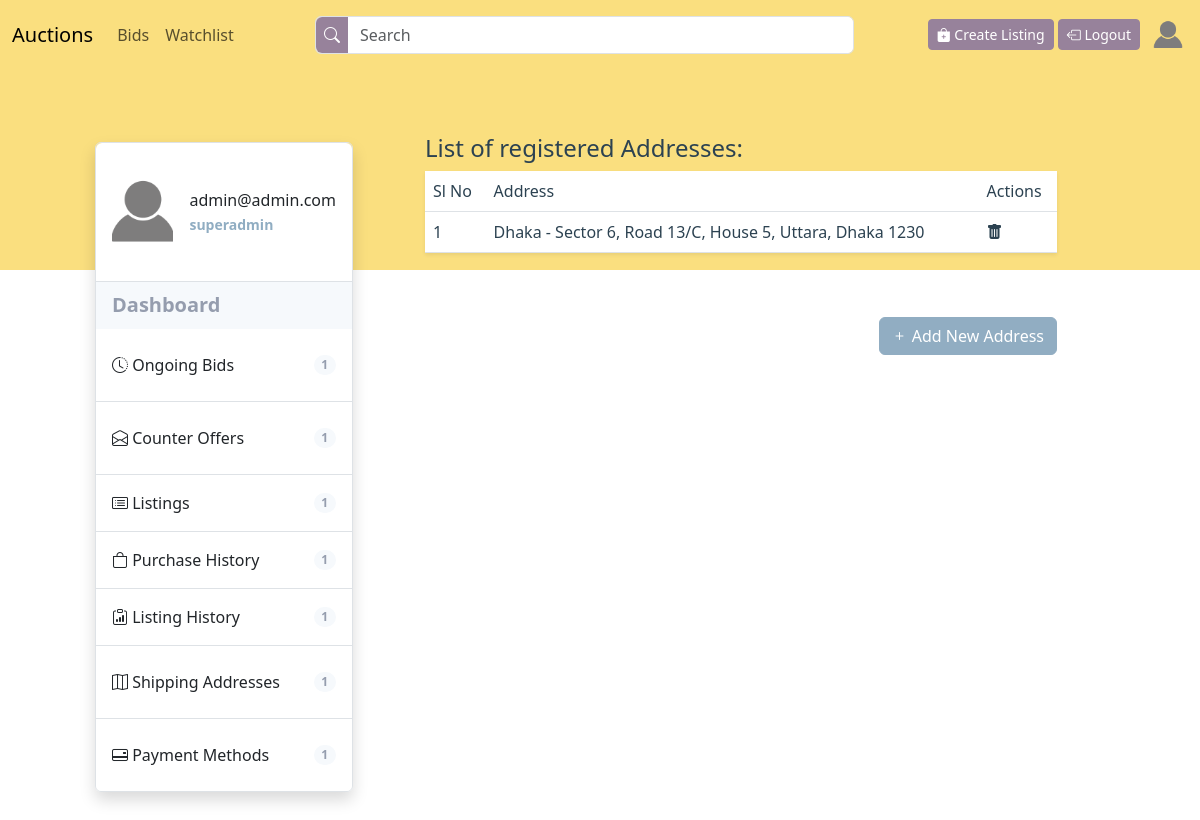
Before: /users/shipping-addresses (signed in) with the older database file.
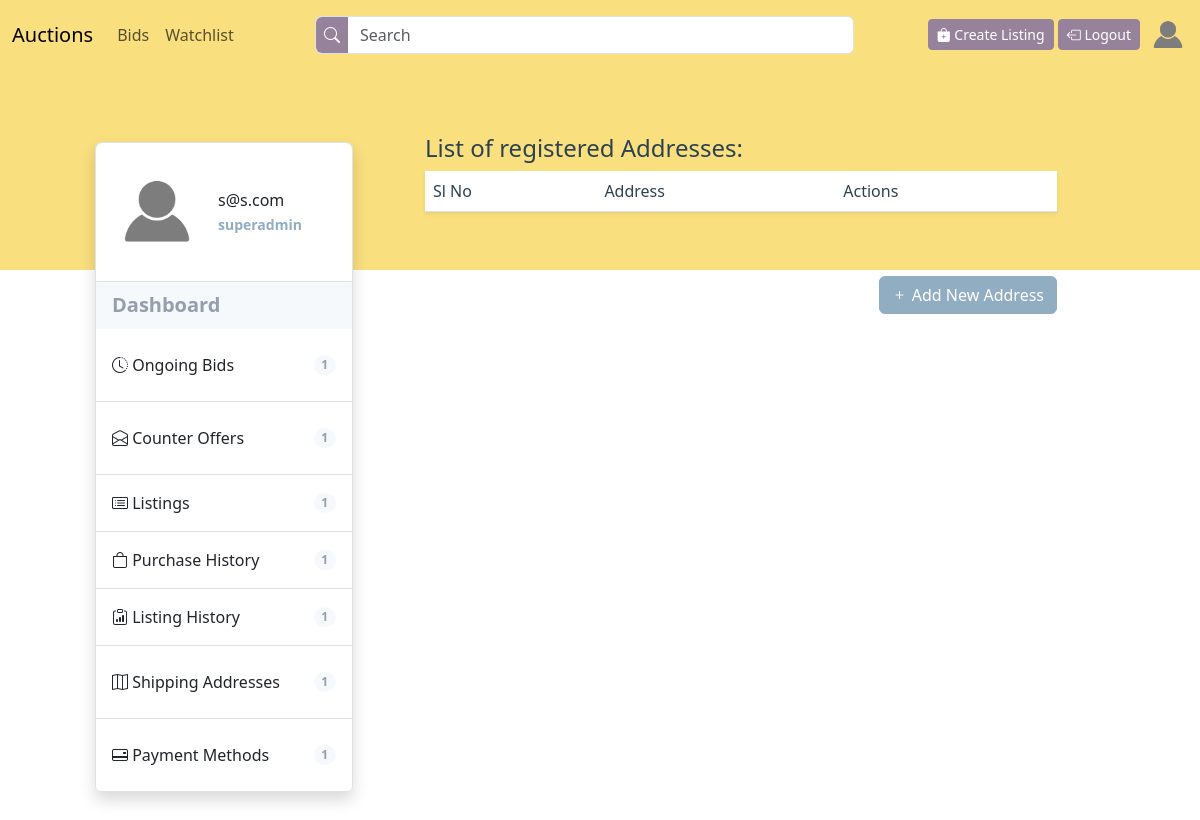
After: the same page with the newer database file.
### users/models.py (models this page shows, shortened)
class User(AbstractUser):
    email = models.EmailField(unique=True)
    watchlist = models.ManyToManyField(
        'auctions.Listing')
    is_oauth_registered = models.BooleanField(default=False)
    display_picture = models.ImageField(
        upload_to='display-pictures/', max_length=250, default='display-pictures/default-dp.png')
    email_verification_token = models.CharField(
        max_length=200, null=True, blank=True)
    forget_password_token = models.CharField(
        max_length=200, null=True, blank=True)
    previous_email = models.EmailField(null=True, default=None)

class Address(models.Model):
    class City(models.TextChoices):
        DHAKA = 'D', _('Dhaka')
        CHITTAGONG = 'C', _('Chittagong')
        RAJSHAHI = 'R', _('Rajshahi')
        KHULNA = 'K', _('Khulna')
        BARISAL = 'B', _('Barisal')
        SYLHET = 'S', _('Sylhet')
        RANGPUR = 'RG', _('Rangpur')
        MYMENSING = 'M', _('Mymensing')
    user = models.ForeignKey(User, on_delete=models.CASCADE)
    address_line_1 = models.CharField(max_length=500)
    address_line_2 = models.CharField(max_length=500)
    city = models.CharField(
        max_length=256, choices=City.choices, default=City.DHAKA)
    def __str__(self):
        return f"{self.get_city_display()} - {self.address_line_1}, {self.address_line_2}"

### users/views.py (the view)
# urls.py: path('shipping-addresses', views.view_shipping_address,
@login_required(login_url=settings.LOGIN_URL)
def view_shipping_address(request):
    addresses = Address.objects.filter(user=request.user)
    return render(request, 'users/shipping-addresses.html',
                  {'addresses': addresses}
                  )

### users/templates/users/shipping-addresses.html (shortened to what this page needs)
{% extends "users/profile-layout.html" %}
{% block child%}
<h4 class="header-4 user-pages-header">List of registered Addresses:</h4>
<table class="table table-hover shadow-sm" id="shipping-address-table">
    <thead class="align-top table-header">
        <tr>
            <th scope="col">Sl No</th>
            <th scope="col">Address</th>
            <th scope="col">Actions</th>
        </tr>
    </thead>
    <tbody>
        {% for address in addresses%}
        <tr class="lead fs-6 align-middle">
            <td>{{forloop.counter}}</td>
            <td>{{address}}</td>
            <td><a onclick="confirmShippingAddressDelete({{ address.id }})"><i class="bi bi-trash-fill"></i></a></td>
        </tr>
        {% endfor %}
    </tbody>
</table>
<a class="btn btn-primary float-end mt-5" href="{% url 'add_shipping_address' %}"><i class="bi bi-plus"></i> Add New
    Address</a>
{% endblock child %}

### users/templates/users/profile-layout.html (shortened to what this page needs)
{% extends "auctions/layout.html" %}
{% block body %}
<div class="container-fluid p-5 overlap-container">
    <div class="row align-items-start justify-content-center">
        <div class="col-xl-3 col-12 mt-xl-4 mt-4">
            <ul class="list-group list-group-flush border rounded shadow">
                <li class="list-group-item d-flex justify-content-start align-items-center py-4 border-none">
                    <img src="{{user.display_picture.url}}" class="thumbnail-image">
                    <div class="ms-3 fw-medium">
                        {{request.user.email}}
                        <br>
                        <small class="fw-bold highlighted-text">{{request.user.username}}</small>
                    </div>
                </li>
                <li class="list-group-item list-bg d-flex justify-content-between align-items-center fw-bold lead">
                    Dashboard
                </li>
                <li class="list-group-item list">
                    <a class="d-flex justify-content-between align-items-center lead py-3 fs-6"
                        href="{% url 'ongoing-bids' %}">
                        <span><i class="bi bi-clock-history"></i> Ongoing Bids</span>
                        <span class="badge badge-bd rounded-pill">1</span>
                    </a>
                </li>
                <li class="list-group-item list">
                    <a class="d-flex justify-content-between align-items-center lead py-3 fs-6"
                        href="{% url 'counter-offers' %}">
                        <span><i class="bi bi-envelope-open"></i> Counter Offers</span>
                        <span class="badge badge-bd rounded-pill">1</span>
                    </a>
                </li>
                <li class="list-group-item list d-flex justify-content-between align-items-center lead py-3 fs-6">
                    <span><i class="bi bi-card-list"></i> Listings </span>
                    <span class="badge badge-bd rounded-pill">1</span>
                </li>
                <li class="list-group-item list d-flex justify-content-between align-items-center lead py-3 fs-6">
                    <span><i class="bi bi-bag"></i> Purchase History</span>
                    <span class="badge badge-bd rounded-pill">1</span>
                </li>
                <li class="list-group-item list d-flex justify-content-between align-items-center lead py-3 fs-6">
                    <span><i class="bi bi-clipboard-data"></i> Listing History</span>
                    <span class="badge badge-bd rounded-pill">1</span>
                </li>
                <li class="list-group-item list">
                    <a class="d-flex justify-content-between align-items-center lead py-3 fs-6"
                        href="{% url 'view-shipping-address' %}">
                        <span><i class="bi bi-map"></i> Shipping Addresses</span>
                        <span class="badge badge-bd rounded-pill">1</span>
                    </a>
                </li>
                <li class="list-group-item list">
                    <a class="d-flex justify-content-between align-items-center lead py-3 fs-6"
                        href="{% url 'view-payment-methods' %}">
                        <span><i class="bi bi-credit-card-2-back"></i> Payment Methods</span>
                        <span class="badge badge-bd rounded-pill">1</span>
                    </a>
                </li>
            </ul>
        </div>
        <div class="col-xl-8 col-12 mt-xl-0 mt-5">
            <div class="px-xl-5 px-0 py-3" id="user-profile-content-container">
                {% block child %}
                {% endblock child%}
            </div>
        </div>
    </div>
</div>
{% endblock %}

### auctions/templates/auctions/layout.html (shortened to what this page needs)
{% load static %}
<!DOCTYPE html>
<html lang="en">
<head>
    <link href="https://cdn.jsdelivr.net/npm/bootstrap@5.3.2/dist/css/bootstrap.min.css" rel="stylesheet"
>
    <link href="{% static 'commerce/styles.css' %}" rel="stylesheet">
    <link rel="stylesheet" href="https://cdn.jsdelivr.net/npm/sweetalert2@11.0.19/dist/sweetalert2.min.css">
    <link rel="stylesheet" href="https://cdn.jsdelivr.net/npm/bootstrap-icons@1.11.2/font/bootstrap-icons.min.css">
</head>
<body>
    <nav class="navbar navbar-expand-lg sticky-top bg-background-tertiary" style="background-color: var(--nav);">
        <div class="container-fluid">
            <a class="navbar-brand" href="{% url 'index' %}">Auctions</a>
            <div class="collapse navbar-collapse" id="navbarSupportedContent">
                <ul class="navbar-nav me-auto mb-2 mb-lg-0">
                    {% if user.is_authenticated %}
                    <li class="nav-item">
                        <a class="nav-link" href="{% url 'user_bids' %}">Bids</a>
                    </li>
                    <li class="nav-item">
                        <a class="nav-link" href="{% url 'index' %}">Watchlist</a>
                    </li>
                    {% endif %}
                </ul>
                <form class="d-flex w-50 me-auto my-2 form-control p-0" role="search" action="{% url 'search' %}"
                    menthod="POST">
                    <button type="submit" style="background-color: var(--custom-secondary); border-width: 0px;"
                        class="text-white rounded-start px-2"><i class="bi bi-search"></i>
                    </button>
                    <input class="form-control w-100 ms-0" type="search" placeholder="Search" aria-label="Search"
                        style="border-width: 0px;">
                </form>
                <div class="float-lg-end float-start">
                    <a class="btn btn-secondary btn-sm mt-1" href="{% url 'create-listing' %}"><i
                            class="bi bi-bag-plus-fill"></i>
                        Create Listing</a>
                    {% if user.is_authenticated %}
                    <a class="btn btn-secondary btn-sm mt-1" href="{% url 'logout' %}"><i
                            class="bi bi-box-arrow-left"></i>
                        Logout</a>
                    {% else %}
                    <a class="btn btn-secondary btn-sm mt-1" href="{% url 'login' %}"><i
                            class="bi bi-box-arrow-in-right"></i> Login</a>
                    <a class="btn btn-secondary btn-sm mt-1" href="{% url 'register' %}"><i
                            class="bi bi-person-plus-fill"></i> Register</a>
                    {% endif %}
                    {% if user.is_authenticated %}
                    <a class="ms-2 ali float-end" href="{% url 'profile' %}">
                        <div style="width: 40px; height: 40px; overflow: hidden; border-radius: 50%;">
                            <img src="{{user.display_picture.url}}"
                                style="height:100%; width: 100%; object-fit: cover;">
                        </div>
                    </a>
                </div>
                {% endif %}
            </div>
        </div>
    </nav>
    {% block body %}
    {% endblock %}
</body>
</html>

Changed rows visible on the page:
removed Address: city+address_line_1+address_line_2 "Dhaka - Sector 6, Road 13/C, House 5, Uttara, Dhaka 1230"
changed User "superadmin": user.email "admin@admin.com" → "s@s.com"
